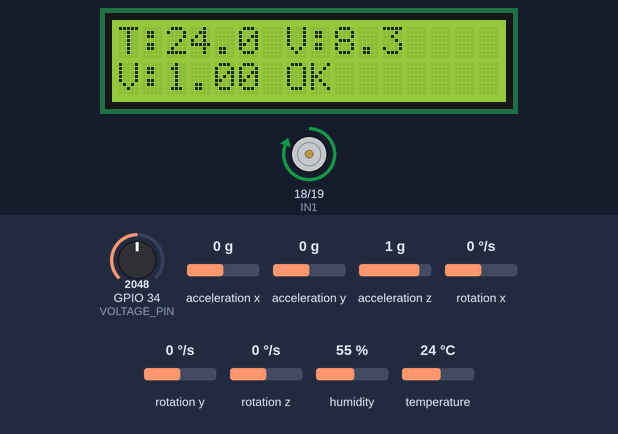
Simulated run of this sketch. Board: ESP32. Shown: 16×2 character LCD, motor-driver pin pairs drawn as motors (green arrow = first pin HIGH = forward, orange = second pin HIGH = backward, longer = more drive, scaled by the enable pin). The inputs (shaded band) are chosen by the test bench; at power-on: GPIO 34 (VOLTAGE_PIN) = 2048, acceleration x 0 g, acceleration y 0 g, temperature 24 °C, acceleration z 1 g, rotation x 0 °/s, rotation y 0 °/s, rotation z 0 °/s, humidity 55 %. WiFi joins after 1.5 s; servers stay silent unless stated; what the sketch prints to the serial monitor is not drawn.

Above: at 10.8 s.
10.9 s: GPIO 34 (VOLTAGE_PIN) set to 2284
At 13.4 s:
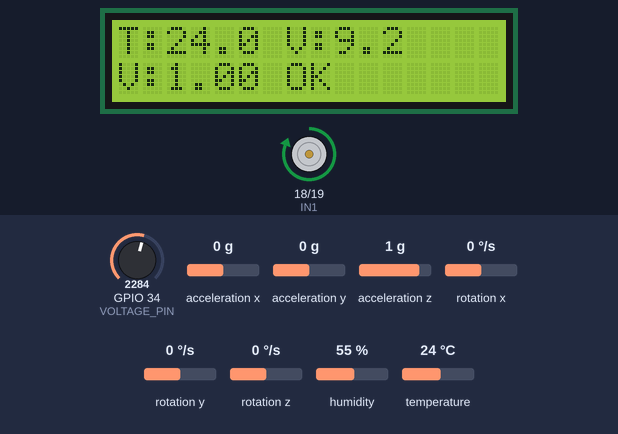
14.0 s: GPIO 34 (VOLTAGE_PIN) set to 2399
At 16.2 s:
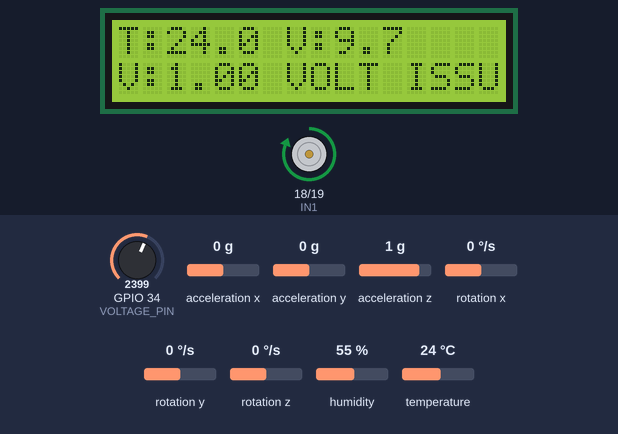
17.1 s: acceleration x set to -1.4 g
At 19.1 s:
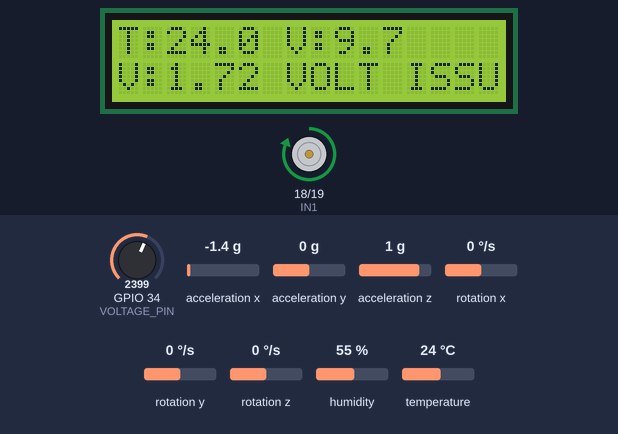
20.2 s: acceleration y set to -1.4 g
At 20.7 s:
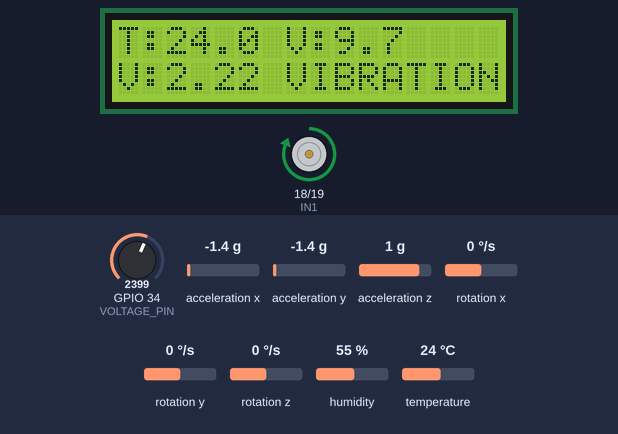
23.3 s: temperature set to 12 °C
At 26.4 s:
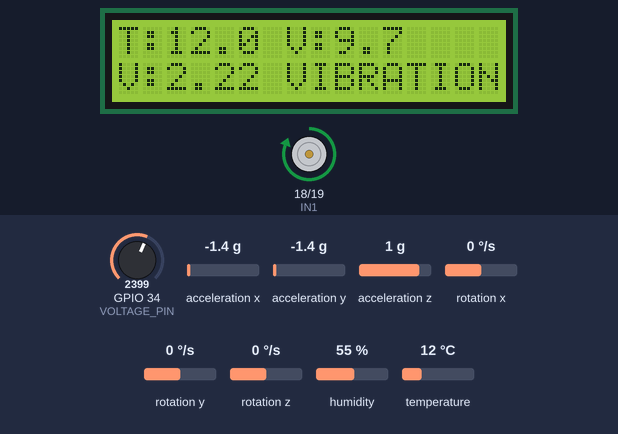
27.1 s: acceleration z set to -1.4 g
At 29.3 s:
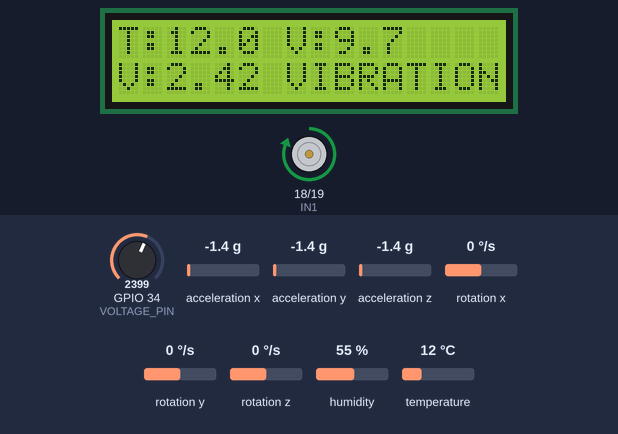
Timing chart, 0 to 30.8 s (numbered marks = the images above; inputs shaded):
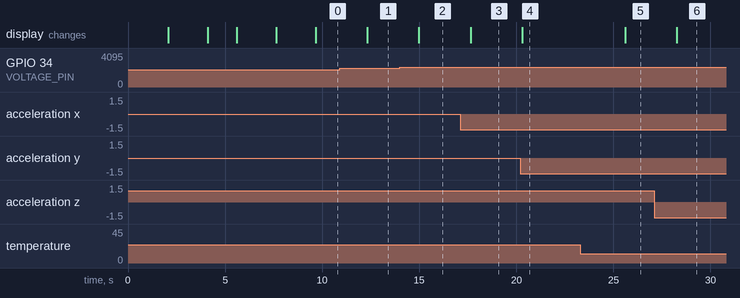

The sketch:

motor_monitoring_code.ino
```cpp
#include <Wire.h>
#include <LiquidCrystal_I2C.h>
#include "DHT.h"
#include <MPU6050.h>
#include <math.h>
#include <WiFi.h>
#include <FirebaseESP32.h>

// ------------------ DHT ------------------

#define DHTPIN 4
#define DHTTYPE DHT11

DHT dht(DHTPIN, DHTTYPE);


// ------------------ MOTOR ------------------

#define IN1 18
#define IN2 19
#define ENA 5


// ------------------ VOLTAGE ------------------

#define VOLTAGE_PIN 34


// ------------------ LCD ------------------

LiquidCrystal_I2C lcd(0x27, 16, 2);


// ------------------ MPU ------------------

MPU6050 mpu;


// ------------------ WIFI ------------------

const char* ssid = "Madss";
const char* password = "00000000";


// ------------------ FIREBASE ------------------

#define FIREBASE_HOST "smart-motor-health-system-default-rtdb.firebaseio.com"
#define FIREBASE_AUTH "j1hZaWXsZCkBIW1fhu2B9c5myOzUavbQKufzBImB"

FirebaseData fbData;
FirebaseConfig config;
FirebaseAuth auth;


// ------------------ THRESHOLDS ------------------

float tempThreshold = 50.0;
float vibThreshold = 2.0;

float minVoltage = 6.0;
float maxVoltage = 9.5;

float temperature = 0;
float voltage = 0;
float vibration = 0;


// ------------------ SETUP ------------------

void setup()
{
    Serial.begin(115200);
    delay(2000);

    // Motor Pins
    pinMode(IN1, OUTPUT);
    pinMode(IN2, OUTPUT);
    pinMode(ENA, OUTPUT);

    digitalWrite(IN1, HIGH);
    digitalWrite(IN2, LOW);
    digitalWrite(ENA, HIGH);

    // Start Sensors
    dht.begin();

    Wire.begin(21, 22);
    mpu.initialize();

    // LCD Start
    lcd.init();
    lcd.backlight();

    lcd.setCursor(0, 0);
    lcd.print("Motor Monitor");

    delay(2000);
    lcd.clear();


    // ------------------ CONNECT WIFI ------------------

    WiFi.mode(WIFI_STA);
    WiFi.begin(ssid, password);

    lcd.print("Connecting WiFi");
    Serial.print("Connecting to WiFi");

    int retry = 0;

    while (WiFi.status() != WL_CONNECTED && retry < 20)
    {
        delay(500);
        Serial.print(".");
        retry++;
    }

    if (WiFi.status() == WL_CONNECTED)
    {
        Serial.println("\nWiFi Connected!");
        Serial.println(WiFi.localIP());

        lcd.clear();
        lcd.print("WiFi Connected");
    }
    else
    {
        Serial.println("\nWiFi Failed!");

        lcd.clear();
        lcd.print("WiFi Failed");
    }

    delay(2000);
    lcd.clear();


    // ------------------ CONNECT FIREBASE ------------------

    config.host = FIREBASE_HOST;
    config.signer.tokens.legacy_token = FIREBASE_AUTH;

    Firebase.begin(&config, &auth);
    Firebase.reconnectWiFi(true);

    if (Firebase.ready())
    {
        Serial.println("Firebase Ready!");
        lcd.print("Firebase Ready");
    }
    else
    {
        Serial.println("Firebase Not Ready!");
        lcd.print("Firebase Error");
    }

    delay(2000);
    lcd.clear();
}


// ------------------ VOLTAGE READ ------------------

float readVoltage()
{
    int raw = analogRead(VOLTAGE_PIN);

    float v = (raw / 4095.0) * 3.3;

    return v * 5.0;
}


// ------------------ VIBRATION READ ------------------

float readVibration()
{
    int16_t ax, ay, az;

    mpu.getAcceleration(&ax, &ay, &az);

    float x = ax / 16384.0;
    float y = ay / 16384.0;
    float z = az / 16384.0;

    return sqrt(x * x + y * y + z * z);
}


// ------------------ LOOP ------------------

void loop()
{
    temperature = dht.readTemperature();

    if (isnan(temperature))
        temperature = 0;

    voltage = readVoltage();
    vibration = readVibration();

    String status = "OK";

    if (temperature > tempThreshold)
        status = "TEMP HIGH";

    else if (vibration > vibThreshold)
        status = "VIBRATION!";

    else if (voltage < minVoltage || voltage > maxVoltage)
        status = "VOLT ISSUE";


    // LCD Display

    lcd.clear();

    lcd.setCursor(0, 0);
    lcd.print("T:");
    lcd.print(temperature, 1);

    lcd.print(" V:");
    lcd.print(voltage, 1);

    lcd.setCursor(0, 1);
    lcd.print("V:");
    lcd.print(vibration, 2);

    lcd.print(" ");
    lcd.print(status);


    // Serial Log

    Serial.print("Temp: ");
    Serial.print(temperature);

    Serial.print(" Volt: ");
    Serial.print(voltage);

    Serial.print(" Vib: ");
    Serial.println(vibration);


    // Push to Firebase

    if (Firebase.ready() && WiFi.status() == WL_CONNECTED)
    {
        bool fault =
            (temperature > tempThreshold ||
             vibration > vibThreshold ||
             voltage < minVoltage ||
             voltage > maxVoltage);

        Firebase.setFloat(fbData, "/motor/data/temperature", temperature);
        Firebase.setFloat(fbData, "/motor/data/voltage", voltage);
        Firebase.setFloat(fbData, "/motor/data/vibration", vibration);
        Firebase.setBool(fbData, "/motor/data/fault", fault);

        Serial.println("Firebase ✔ pushed");
    }
    else
    {
        Serial.println("WiFi/Firebase not ready");
    }

    delay(2000);
}
```

Measured:
- the behaviour switches between 2357 and 2358 on GPIO 34 (VOLTAGE_PIN) (found by bisection; images 1 and 2)
- after the input at 10.9 s, the display: changes after 1.4 s (image 1)
- after the input at 14.0 s, the display: changes after 0.98 s (image 2)
- after the input at 17.1 s, the display: changes after 0.54 s (image 3)
- after the input at 20.2 s, the display: changes after 0.10 s (image 4)
- after the input at 23.3 s, the display: changes after 2.3 s (image 5)
- after the input at 27.1 s, the display: changes after 1.2 s (image 6)
